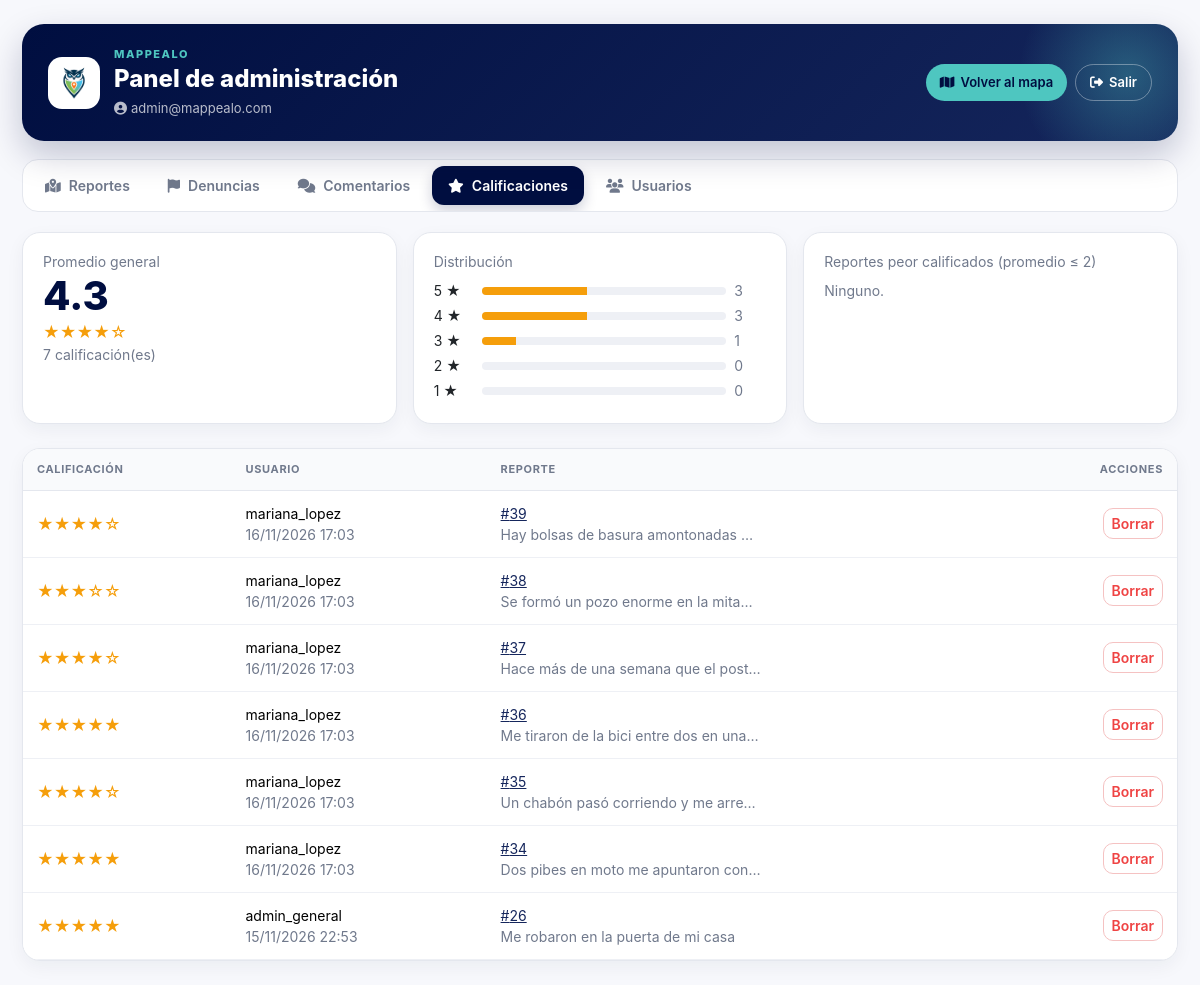
The app's page /pages/admin/calificaciones.php (signed in) with its own data.
### tables this page shows
CREATE TABLE `valoracion` (
  `id_valoracion` int(11) NOT NULL,
  `id_reporte` int(11) NOT NULL,
  `id_usuario` int(11) NOT NULL,
  `valor` tinyint(4) NOT NULL,
  `fecha` datetime NOT NULL DEFAULT current_timestamp()
);

CREATE TABLE `usuario` (
  `id_usuario` int(11) NOT NULL,
  `nombre_usuario` varchar(100) NOT NULL,
  `email` varchar(150) NOT NULL,
  `password` varchar(255) NOT NULL,
  `fecha_registro` datetime NOT NULL DEFAULT current_timestamp(),
  `cuenta_verificada` tinyint(1) NOT NULL DEFAULT 0,
  `es_admin` tinyint(1) NOT NULL DEFAULT 0
);

CREATE TABLE `reporte` (
  `id_reporte` int(11) NOT NULL,
  `id_usuario` int(11) NOT NULL,
  `id_ubicacion` int(11) NOT NULL,
  `fecha_reporte` datetime NOT NULL DEFAULT current_timestamp(),
  `fecha_incidente` datetime NOT NULL,
  `descripcion` text NOT NULL,
  `estado` varchar(50) NOT NULL DEFAULT 'pendiente'
);

### pages/admin/calificaciones.php (the view, shortened to what this page needs)
<?php
require_once __DIR__ . '/../../config/connection.php';
require_once __DIR__ . '/_nav.php';
$resumen = $connection->query("
    SELECT COUNT(*) AS total, ROUND(AVG(valor), 1) AS promedio,
           SUM(valor = 1) AS v1, SUM(valor = 2) AS v2, SUM(valor = 3) AS v3, SUM(valor = 4) AS v4, SUM(valor = 5) AS v5
    FROM valoracion
")->fetch(PDO::FETCH_ASSOC);
$calificaciones = $connection->query("
    SELECT v.id_valoracion, v.id_reporte, v.valor, v.fecha, u.nombre_usuario, r.descripcion
    FROM valoracion v
    INNER JOIN usuario u ON v.id_usuario = u.id_usuario
    INNER JOIN reporte r ON v.id_reporte = r.id_reporte
    ORDER BY v.fecha DESC, v.id_valoracion DESC
    LIMIT 500
")->fetchAll(PDO::FETCH_ASSOC);
$peorCalificados = $connection->query("
    SELECT r.id_reporte, r.descripcion, ROUND(AVG(v.valor), 1) AS promedio, COUNT(*) AS cantidad
    FROM valoracion v INNER JOIN reporte r ON v.id_reporte = r.id_reporte
    GROUP BY r.id_reporte, r.descripcion
    HAVING AVG(v.valor) <= 2
    ORDER BY promedio ASC, cantidad DESC
    LIMIT 10
")->fetchAll(PDO::FETCH_ASSOC);
$total = (int) $resumen['total'];
?>
<!DOCTYPE html>
<html lang="es">
<head>
    <?php admin_head('Calificaciones'); ?>
</head>
<body class="admin-body">
<div class="container py-4">
    <?php admin_nav($connection, 'calificaciones'); ?>
    <div class="row g-3 mb-4">
        <div class="col-md-4">
            <div class="card shadow-sm border-0 h-100">
                <div class="card-body">
                    <div class="text-muted small">Promedio general</div>
                    <div class="display-6"><?= $total ? admin_e($resumen['promedio']) : '-' ?></div>
                    <div class="text-warning"><?= $total ? admin_estrellas($resumen['promedio']) : '' ?></div>
                    <div class="small text-muted"><?= $total ?> calificación(es)</div>
                </div>
            </div>
        </div>
        <div class="col-md-4">
            <div class="card shadow-sm border-0 h-100">
                <div class="card-body">
                    <div class="text-muted small mb-2">Distribución</div>
                    <?php for ($n = 5; $n >= 1; $n--):
                        $cantidad = (int) $resumen["v$n"];
                        $porcentaje = $total ? round($cantidad * 100 / $total) : 0; ?>
                        <div class="d-flex align-items-center gap-2 small mb-1">
                            <span class="text-nowrap" style="width: 2.5rem;"><?= $n ?> ★</span>
                            <div class="progress flex-grow-1" style="height: 8px;" role="progressbar" aria-valuenow="<?= $porcentaje ?>" aria-valuemin="0" aria-valuemax="100">
                                <div class="progress-bar bg-warning" style="width: <?= $porcentaje ?>%"></div>
                            </div>
                            <span class="text-muted" style="width: 2rem;"><?= $cantidad ?></span>
                        </div>
                    <?php endfor; ?>
                </div>
            </div>
        </div>
        <div class="col-md-4">
            <div class="card shadow-sm border-0 h-100">
                <div class="card-body">
                    <div class="text-muted small mb-2">Reportes peor calificados (promedio ≤ 2)</div>
                    <?php if (!$peorCalificados): ?>
                        <div class="small text-muted">Ninguno.</div>
                    <?php endif; ?>
                </div>
            </div>
        </div>
    </div>
    <div class="table-responsive bg-white rounded shadow-sm">
        <table class="table align-middle mb-0">
            <thead class="table-light">
                <tr>
                    <th>Calificación</th>
                    <th>Usuario</th>
                    <th>Reporte</th>
                    <th class="text-end">Acciones</th>
                </tr>
            </thead>
            <tbody>
            <?php foreach ($calificaciones as $v): ?>
                <tr>
                    <td class="text-warning text-nowrap"><?= admin_estrellas($v['valor']) ?></td>
                    <td class="small text-nowrap"><?= admin_e($v['nombre_usuario']) ?><br><span class="text-muted"><?= admin_fecha($v['fecha']) ?></span></td>
                    <td class="small">
                        <a href="reporte.php?id=<?= (int) $v['id_reporte'] ?>">#<?= (int) $v['id_reporte'] ?></a>
                        <div class="text-muted text-truncate" style="max-width: 260px;"><?= admin_e($v['descripcion']) ?></div>
                    </td>
                    <td class="text-end">
                        <?= admin_form_accion('borrar_calificacion', ['id' => $v['id_valoracion']], 'Borrar', 'btn btn-sm btn-outline-danger', "¿Borrar esta calificación?") ?>
                    </td>
                </tr>
            <?php endforeach; ?>
            </tbody>
        </table>
    </div>
</div>
</body>
</html>

### pages/admin/_nav.php (shortened to what this page needs)
<?php
function admin_e($texto): string
{
    return htmlspecialchars((string) $texto, ENT_QUOTES, 'UTF-8');
}
function admin_fecha(?string $fecha): string
{
    $t = strtotime($fecha);
    return $t ? date('d/m/Y H:i', $t) : admin_e($fecha);
}
function admin_estrellas($valor): string
{
    $n = max(0, min(5, (int) round((float) $valor)));
    return str_repeat('★', $n) . str_repeat('☆', 5 - $n);
}
function admin_form_accion(string $accion, array $campos, string $texto, string $clase, string $confirmacion): string
{
    $html = '<form method="POST" action="../../handler/admin/moderacion_handler.php" class="d-inline" onsubmit="return confirm(' . admin_e(json_encode($confirmacion)) . ');">';
    $html .= '<input type="hidden" name="csrf_token" value="' . admin_e(csrf_token()) . '">';
    $html .= '<input type="hidden" name="accion" value="' . admin_e($accion) . '">';
    $html .= '<input type="hidden" name="volver" value="' . admin_e($_SERVER['REQUEST_URI'] ?? '') . '">';
    foreach ($campos as $nombre => $valor) {
        $html .= '<input type="hidden" name="' . admin_e($nombre) . '" value="' . admin_e($valor) . '">';
    }
    $html .= '<button type="submit" class="' . admin_e($clase) . '">' . $texto . '</button></form>';
    return $html;
}
function admin_nav(PDO $connection, string $activa): void
{
    $denunciados = (int) $connection->query("SELECT COUNT(DISTINCT id_reporte) FROM advertencia")->fetchColumn();
    $pestanas = [
        'reportes' => ['reportes.php', 'Reportes', 'fa-map-location-dot', null],
        'denuncias' => ['denuncias.php', 'Denuncias', 'fa-flag', $denunciados],
        'comentarios' => ['comentarios.php', 'Comentarios', 'fa-comments', null],
        'calificaciones' => ['calificaciones.php', 'Calificaciones', 'fa-star', null],
        'usuarios' => ['user_list.php', 'Usuarios', 'fa-users', null],
    ];
    $email = $_SESSION['user']['email'] ?? '';
    ?>
    <header class="admin-hero">
        <div class="admin-hero-marca">
            <img src="../../assets/Img/LOGO%20MAPPEALO%201.png" alt="Mappealo" class="admin-hero-logo">
            <div>
                <span class="admin-hero-brand">MAPPEALO</span>
                <h1>Panel de administración</h1>
                <span class="admin-hero-usuario"><i class="fa-solid fa-circle-user me-1"></i><?= admin_e($email) ?></span>
            </div>
        </div>
        <div class="admin-hero-acciones">
            <a href="../../index.php" class="btn-hero-mapa"><i class="fa-solid fa-map"></i> Volver al mapa</a>
            <a href="../../handler/auth/logout_handler.php" class="btn-hero-salir"><i class="fa-solid fa-right-from-bracket"></i> Salir</a>
        </div>
    </header>
    <nav>
        <ul class="admin-tabs">
            <?php foreach ($pestanas as $clave => [$url, $texto, $icono, $contador]): ?>
                <li>
                    <a class="<?= $clave === $activa ? 'active' : '' ?>" href="<?= $url ?>" <?= $clave === $activa ? 'aria-current="page"' : '' ?>>
                        <i class="fa-solid <?= $icono ?>"></i> <?= $texto ?>
                    </a>
                </li>
            <?php endforeach; ?>
        </ul>
    </nav>
    <?php
}
function admin_head(string $titulo): void
{
    ?>
    <link href="https://cdn.jsdelivr.net/npm/bootstrap@5.3.7/dist/css/bootstrap.min.css" rel="stylesheet">
    <link rel="stylesheet" href="https://cdnjs.cloudflare.com/ajax/libs/font-awesome/6.5.2/css/all.min.css">
    <link rel="stylesheet" href="../../assets/css/admin.css?v=6">
    <?php
}

### assets/css/admin.css (style rules this page uses)
:root { --azul: #000e40; --azul-claro: #15265c; --celeste: #4ec6c0; --naranja: #ff6300; --rojo: #ef4444; --verde: #20a66a; --amarillo: #f59e0b; --fondo: #f7f8fc; --texto: #172033; --texto-secundario: #70798c; --borde: #e4e7ee; }
body.admin-body { min-height: 100vh; background: var(--fondo); color: var(--texto); font-family: Inter, "Segoe UI", Arial, sans-serif; }
.admin-body .container { max-width: 1180px; }
.admin-hero { display: flex; flex-wrap: wrap; align-items: center; justify-content: space-between; gap: 16px; padding: 22px 26px; margin-bottom: 18px; border-radius: 22px; background: linear-gradient(135deg, var(--azul), var(--azul-claro)); color: #ffffff; box-shadow: 0 14px 34px rgba(0, 14, 64, 0.22); position: relative; overflow: hidden; }
.admin-hero::after { content: ""; position: absolute; right: -60px; top: -60px; width: 220px; height: 220px; border-radius: 50%; background: radial-gradient(circle, rgba(78, 198, 192, 0.35), rgba(78, 198, 192, 0) 70%); pointer-events: none; }
.admin-hero-marca { display: flex; align-items: center; gap: 14px; position: relative; z-index: 1; }
.admin-hero-logo { width: 52px; height: 52px; padding: 6px; border-radius: 14px; background: #ffffff; object-fit: contain; }
.admin-hero-brand { display: block; font-size: 11px; font-weight: 800; letter-spacing: 0.14em; color: var(--celeste); }
.admin-hero h1 { margin: 2px 0 2px; font-size: 24px; font-weight: 800; color: #ffffff; }
.admin-hero-usuario { font-size: 13px; color: rgba(255, 255, 255, 0.72); }
.admin-hero-acciones { display: flex; gap: 8px; position: relative; z-index: 1; }
.admin-hero-acciones a { display: inline-flex; align-items: center; gap: 6px; padding: 8px 14px; border-radius: 999px; font-size: 13px; font-weight: 600; text-decoration: none; transition: background 0.15s, color 0.15s; }
.admin-hero .btn-hero-mapa { background: var(--celeste); color: var(--azul); }
.admin-hero .btn-hero-salir { border: 1px solid rgba(255, 255, 255, 0.35); color: #ffffff; }
.admin-tabs { display: flex; gap: 6px; padding: 6px; margin-bottom: 20px; list-style: none; background: #ffffff; border: 1px solid var(--borde); border-radius: 16px; overflow-x: auto; scrollbar-width: none; }
.admin-body .admin-tabs a { display: inline-flex; align-items: center; gap: 8px; padding: 9px 16px; border-radius: 12px; font-size: 14px; font-weight: 600; color: var(--texto-secundario); text-decoration: none; white-space: nowrap; transition: background 0.15s, color 0.15s; }
.admin-body .admin-tabs a.active { background: var(--azul); color: #ffffff; box-shadow: 0 6px 14px rgba(0, 14, 64, 0.2); }
.admin-tabs a i { font-size: 14px; }
.admin-body .card, .admin-body .table-responsive { border: 1px solid var(--borde) !important; border-radius: 18px !important; box-shadow: 0 6px 18px rgba(23, 32, 51, 0.05) !important; background: #ffffff; }
.admin-body .card { overflow: hidden; }
.admin-body .table-responsive { overflow-x: auto; }
.admin-body .card-body { padding: 18px 20px; }
.admin-body .table { margin-bottom: 0; --bs-table-hover-bg: #f4f7fe; }
.admin-body .table > :not(caption) > * > * { padding: 12px 14px; border-bottom-color: #eef0f5; }
.admin-body .table thead th { background: #f9fafc !important; color: var(--texto-secundario); font-size: 11px; font-weight: 700; text-transform: uppercase; letter-spacing: 0.06em; border-bottom: 1px solid var(--borde); }
.admin-body .btn { border-radius: 10px; font-weight: 600; }
.admin-body .text-warning { color: var(--amarillo) !important; }
.admin-body .text-muted { color: var(--texto-secundario) !important; }
.admin-body :where(a:not(.btn):not(.admin-volver)) { color: var(--azul-claro); }
.admin-body .progress { border-radius: 999px; background: #eef0f5; }
.admin-body .progress-bar.bg-warning { background-color: var(--amarillo) !important; }
.admin-body .display-6 { font-weight: 800; color: var(--azul); }
.admin-body .btn-outline-danger { --bs-btn-color: var(--rojo); --bs-btn-border-color: #f5c2c2; --bs-btn-hover-bg: var(--rojo); --bs-btn-hover-border-color: var(--rojo); }

### records on screen
valoracion: valor "★★★★☆", id_usuario.nombre_usuario "mariana_lopez", fecha "16/11/2026 17:03", id_reporte "39", id_reporte.descripcion "Hay bolsas de basura amontonadas…"
valoracion: valor "★★★☆☆", id_usuario.nombre_usuario "mariana_lopez", fecha "16/11/2026 17:03", id_reporte "38", id_reporte.descripcion "Se formó un pozo enorme en la mita…"
valoracion: valor "★★★★☆", id_usuario.nombre_usuario "mariana_lopez", fecha "16/11/2026 17:03", id_reporte "37", id_reporte.descripcion "Hace más de una semana que el post…"
valoracion: valor "★★★★★", id_usuario.nombre_usuario "mariana_lopez", fecha "16/11/2026 17:03", id_reporte "36", id_reporte.descripcion "Me tiraron de la bici entre dos en una…"
valoracion: valor "★★★★☆", id_usuario.nombre_usuario "mariana_lopez", fecha "16/11/2026 17:03", id_reporte "35", id_reporte.descripcion "Un chabón pasó corriendo y me arre…"
valoracion: valor "★★★★★", id_usuario.nombre_usuario "mariana_lopez", fecha "16/11/2026 17:03", id_reporte "34", id_reporte.descripcion "Dos pibes en moto me apuntaron con…"
valoracion: valor "★★★★★", id_usuario.nombre_usuario "admin_general", fecha "15/11/2026 22:53", id_reporte "26", id_reporte.descripcion "Me robaron en la puerta de mi casa"

### other values on screen
admin_e($email) "admin@mappealo.com"
$texto "Reportes"
$texto "Denuncias"
$texto "Comentarios"
$texto "Calificaciones"
$texto "Usuarios"
admin_e($resumen['promedio']) "4.3"
admin_estrellas($resumen['promedio']) "★★★★☆"
$total "7"
$cantidad "3"
$cantidad "1"
$cantidad "0"
